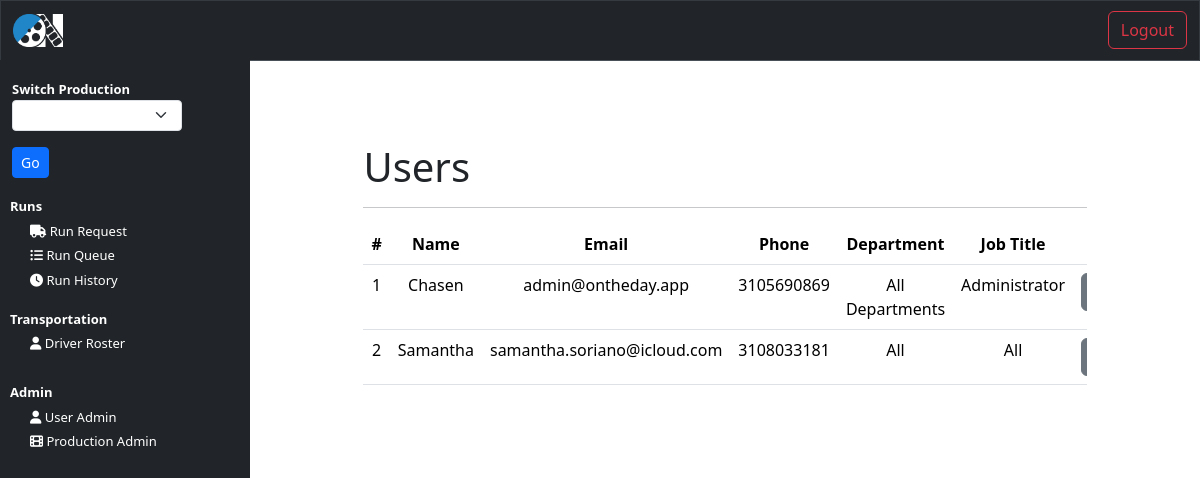
The page /user_admin (signed in) on the database as committed earlier.
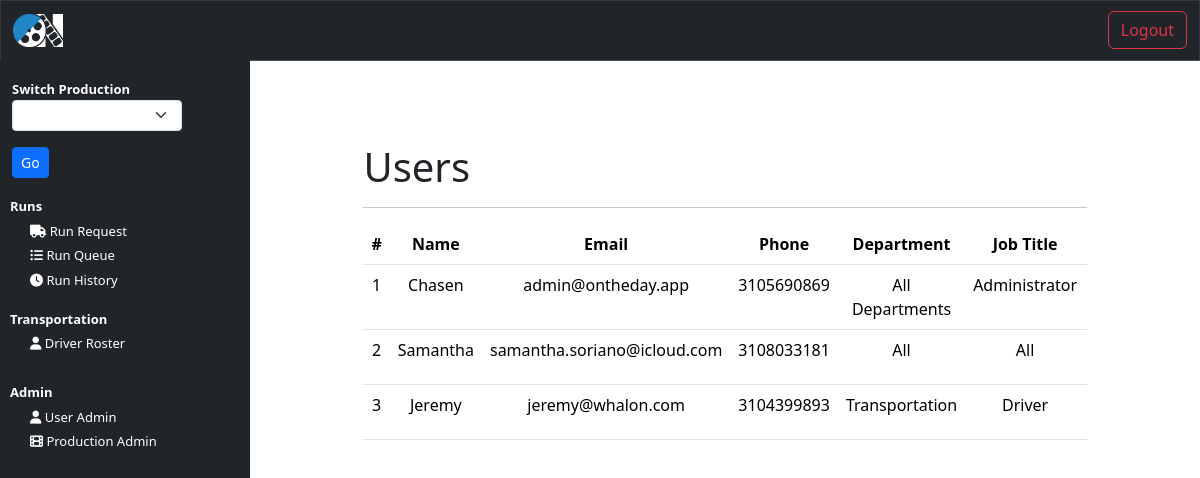
The same page on the database as committed later.
### core/models.py (models this page shows, shortened)
class NewUser(AbstractBaseUser, PermissionsMixin):
    email = models.EmailField(_('email address'), unique=True)
    user_name = models.CharField(max_length=150, unique=True)
    first_name = models.CharField(max_length=150)
    last_name = models.CharField(max_length=150)
    start_date = models.DateTimeField(default=timezone.now)
    is_staff = models.BooleanField(default=False)
    is_active = models.BooleanField(default=False)
    production_title = models.CharField(max_length=150)
    phone_number = models.CharField(max_length=20)
    department = models.CharField(max_length=150)
    job_title = models.CharField(max_length=150)
    productions = models.ManyToManyField('Production', related_name='users')
    objects = CustomAccountManager()
    USERNAME_FIELD = 'email'
    REQUIRED_FIELDS = ['user_name', 'first_name']

### interface/views.py (the view)
# urls.py: path('user_admin', views.user_admin, name="user_admin"),
@login_required(login_url=login)
def user_admin(request):
    users = NewUser.objects.all()
    context = {'users': users}
    return render(request, 'interface/user_admin.html', context = context)

### interface/templates/interface/user_admin.html
{% extends 'interface/layout.html' %}
{% load crispy_forms_tags %}
{% block content %}
    <main>
        <div class="container run-request-container">
            <h1>Users</h1>
            <hr>
            <div class="table-responsive">
                <table class="table">
                    <thead>
                        <tr>
                            <th scope="col">#</th>
                            <th scope="col">Name</th>
                            <th scope="col">Email</th>
                            <th scope="col">Phone</th>
                            <th scope="col">Department</th>
                            <th scope="col">Job Title</th>
                            <th scope="col"></th>
                        </tr>
                    </thead>
                    <tbody>
                        {% for user in users %}
                            <tr>
                                <td>{{ user.id }}</td>
                                <td>{{ user.first_name }} {{ users.last_name }}</td>
                                <td>{{ user.email }}</td>
                                <td>{{ user.phone_number }}</td>
                                <td>{{ user.department }}</td>
                                <td>{{ user.job_title }}</td>
                                <td>
                                    <button class="btn btn-secondary">View</button>
                                </td>
                            </tr>
                        {% endfor %}
                    </tbody>
                </table>
            </div>
        </div>
    </main>
{% endblock %}

Rows that differ between the two databases and show on the page:
added NewUser: id "3", first_name "Jeremy", email "jeremy@whalon.com", phone_number "3104399893", department "Transportation", job_title "Driver"
